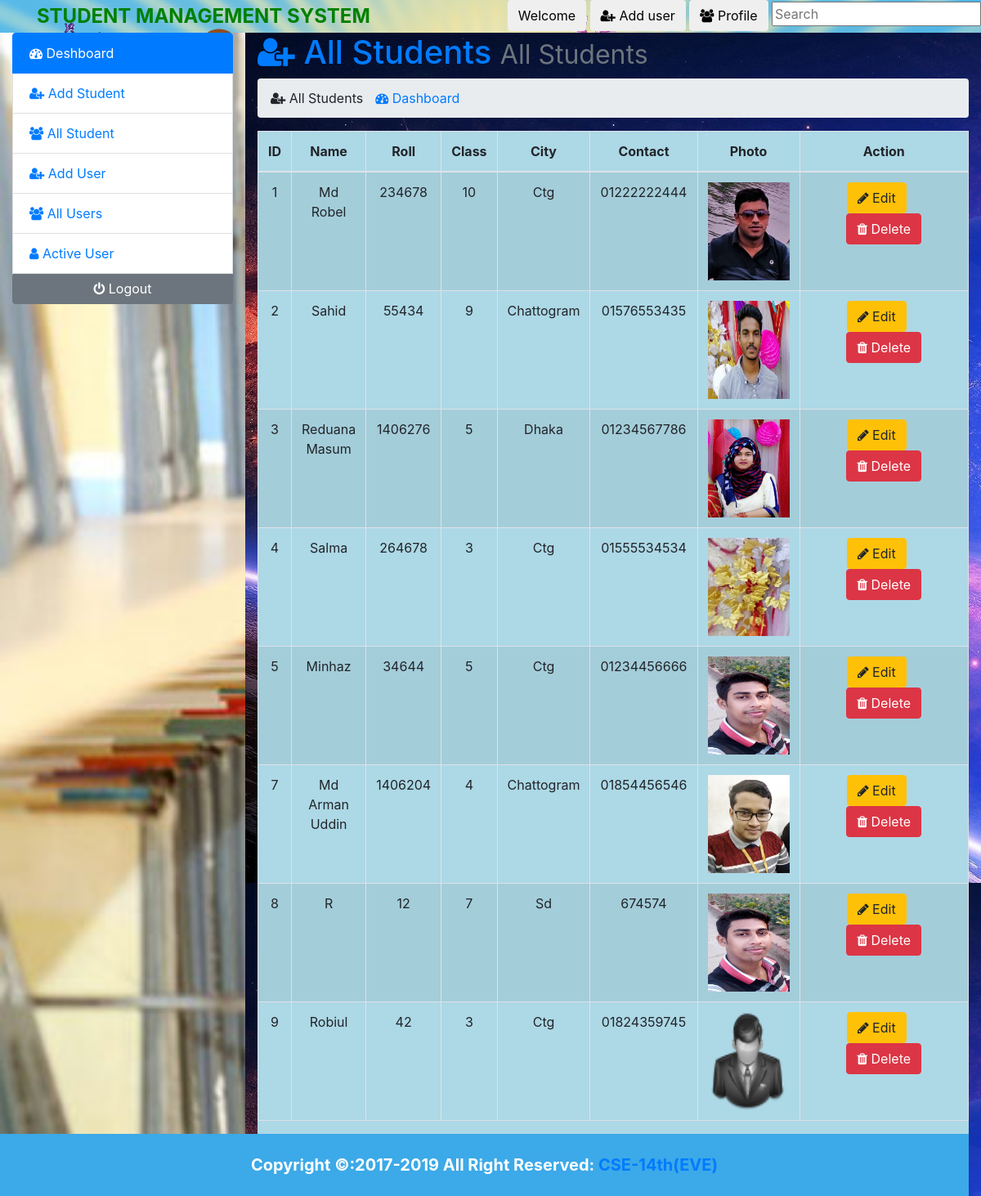
/admin/index.php?page=all_student (signed in), run on the app's committed database.
### tables this page shows
CREATE TABLE `student_info` (
  `id` int(10) NOT NULL,
  `name` varchar(50) NOT NULL,
  `roll` int(6) NOT NULL,
  `class` varchar(10) NOT NULL,
  `city` varchar(20) NOT NULL,
  `pcontact` varchar(11) NOT NULL,
  `photo` varchar(50) NOT NULL,
  `datetime` datetime NOT NULL DEFAULT CURRENT_TIMESTAMP
);

### admin/all_student.php (the view, shortened to what this page needs)
<h1 class="text-primary"><i class="fa fa-user-plus"> </i> All Students <small class="text-secondary">All Students</small></h1>
            <ol class="breadcrumb">
              <li class="active" style="margin-right: 15px"> <i class="fa fa-user-plus" > </i> All Students</li>
              <li ><a href="index.php?page=deshboard"> <i class="fa fa-dashboard"></i> Dashboard</a> </li>
            </ol>
 <div class="table-responsive"  style="background-color: lightblue">
              <table class="table table-bordered table-striped text-center">
                <thead>
                  <tr>
                    <th>ID</th>
                    <th>Name</th>
                    <th>Roll</th>
                    <th>Class</th>
                    <th>City</th>
                    <th>Contact</th>
                    <th>Photo</th>
                    <th>Action</th>
                  </tr>
                </thead>
                <tbody>
                  <?php
                    $db_sinfo=mysqli_query($link,"SELECT * FROM `student_info` ");
                    while ($row=mysqli_fetch_assoc($db_sinfo)) {
                  ?>
                  <tr>
                    <td><?php echo $row['id'];?></td>
                    <td><?php echo ucwords($row['name']);?></td>
                    <td><?php echo $row['roll'];?></td>
                    <td><?php echo $row['class'];?></td>
                    <td><?php echo ucwords($row['city']);?></td>
                    <td ><?php echo $row['pcontact'];?></td>
                    <td style="height: 120px;width: 100px" > <img style="height: 120px;width: 100px" src="student_images/<?php echo $row['photo'];?>"></td>
                    <td style="width: 220px">
                      <a href="index.php?page=update_student&id=<?php echo base64_encode($row['id']);?>" class="btn btn-xs btn-warning"><i class="fa fa-pencil"></i> Edit</a>
                      <a href="delete_student.php?id=<?php echo base64_encode($row['id']);?>" class="btn btn-xs btn-danger"><i class="fa fa-trash"></i> Delete</a>
                    </td>
                  </tr>
                   <?php
                   }
                   ?>
                </tbody>
              </table>
              </div>

### data on the page
student_info: id "1", name "Md Robel", roll "234678", class "10", city "Ctg", pcontact "01222222444", photo (picture)
student_info: id "2", name "Sahid", roll "55434", class "9", city "Chattogram", pcontact "01576553435", photo (picture)
student_info: id "3", name "Reduana Masum", roll "1406276", class "5", city "Dhaka", pcontact "01234567786", photo (picture)
student_info: id "4", name "Salma", roll "264678", class "3", city "Ctg", pcontact "01555534534", photo (picture)
student_info: id "5", name "Minhaz", roll "34644", class "5", city "Ctg", pcontact "01234456666", photo (picture)
student_info: id "7", name "Md Arman Uddin", roll "1406204", class "4", city "Chattogram", pcontact "01854456546", photo (picture)
student_info: id "8", name "R", roll "12", class "7", city "Sd", pcontact "674574", photo (picture)
student_info: id "9", name "Robiul", roll "42", class "3", city "Ctg", pcontact "01824359745", photo (picture)
